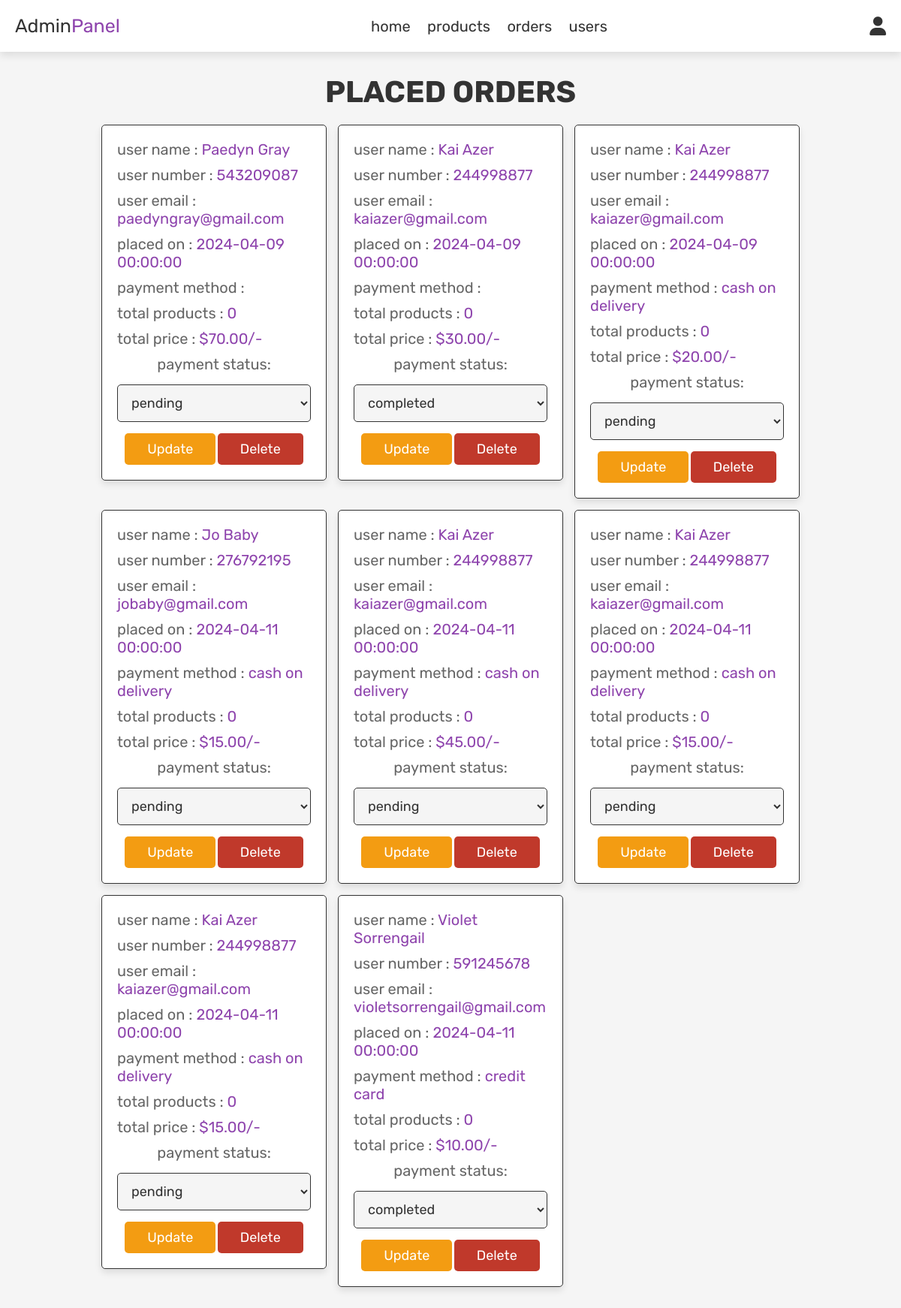
Screenshot of /admin/admin_orders.php (signed in) with the database file from the repository.
### tables this page shows
CREATE TABLE `orders` (
  `order_id` int(11) NOT NULL,
  `user_id` int(11) DEFAULT NULL,
  `total_products` int(10) NOT NULL,
  `address` varchar(300) NOT NULL,
  `order_date` timestamp NOT NULL DEFAULT current_timestamp(),
  `total_amount` decimal(10,2) NOT NULL,
  `method` varchar(200) NOT NULL,
  `payment_status` varchar(110) NOT NULL
);

CREATE TABLE `users` (
  `user_id` int(11) NOT NULL,
  `role_id` int(11) NOT NULL DEFAULT 2,
  `fname` varchar(70) NOT NULL,
  `lname` varchar(100) NOT NULL,
  `gender` varchar(8) NOT NULL,
  `pno` int(11) NOT NULL,
  `dob` date DEFAULT NULL,
  `email` varchar(100) NOT NULL,
  `password` varchar(100) NOT NULL,
  `loyalty_points` int(11) DEFAULT 0
);

### admin/admin_orders.php (the view, shortened to what this page needs)
<?php
include '../settings/connection.php';
?>
<!DOCTYPE html>
<html lang="en">
<head>
   <link rel="stylesheet" href="https://cdnjs.cloudflare.com/ajax/libs/font-awesome/6.0.0/css/all.min.css">
   <link rel="stylesheet" href="../css/admin.css">
</head>
<body>
<?php include '../admin/admin_header.php'; ?>
<section class="orders">
   <h1 class="title">placed orders</h1>
   <div class="box-container">
      <?php
      $select_orders = mysqli_query($mysqli, "SELECT orders.*, users.fname, users.lname, users.pno, users.email FROM `orders` INNER JOIN `users` ON orders.user_id = users.user_id") or die('query failed');
      if(mysqli_num_rows($select_orders) > 0){
         while($fetch_orders = mysqli_fetch_assoc($select_orders)){
      ?>
      <div class="box">
         <p> user name : <span><?php echo $fetch_orders['fname']. ' '. $fetch_orders['lname']; ?></span> </p>
         <p> user number : <span><?php echo $fetch_orders['pno']; ?></span> </p>
         <p> user email : <span><?php echo $fetch_orders['email']; ?></span> </p>
         <p> placed on : <span><?php echo $fetch_orders['order_date']; ?></span> </p>
         <p> payment method : <span><?php echo $fetch_orders['method']; ?></span> </p>
         <p> total products : <span><?php echo $fetch_orders['total_products']; ?></span> </p>
         <p> total price : <span>$<?php echo $fetch_orders['total_amount']; ?>/-</span> </p>
         <form action="" method="post">
            <p>payment status: </p>
            <select name="update_payment">
               <option value="" selected disabled><?php echo $fetch_orders['payment_status']; ?></option>
            </select>
            <input type="submit" value="update" name="update_order" class="option-btn">
            <a href="../admin/admin_orders.php?delete=<?php echo $fetch_orders['order_id']; ?>" onclick="return confirm('delete this order?');" class="delete-btn">delete</a>
         </form>
      </div>
      <?php
         }
      }else{
         echo '<p class="empty">no orders placed yet!</p>';
      }
      ?>
   </div>
</section>
</body>
</html>

### css/admin.css (style rules this page uses)
:root { --purple:#8e44ad; --red:#c0392b; --orange:#f39c12; --black:#333; --white:#fff; --light-color:#666; --light-white:#ccc; --light-bg:#f5f5f5; --border:.1rem solid var(--black); --box-shadow:0 .5rem 1rem rgba(0,0,0,.1); }
* { font-family: 'Rubik', sans-serif; margin:0; padding:0; box-sizing: border-box; outline: none; border:none; text-decoration: none; transition:all .2s linear; }
html { font-size: 62.5%; overflow-x: hidden; }
body { background-color: var(--light-bg); }
section { padding:3rem 2rem; }
.title { text-align: center; margin-bottom: 2rem; text-transform: uppercase; color:var(--black); font-size: 4rem; }
.btn, .option-btn, .delete-btn, .white-btn { display: inline-block; margin-top: 1rem; padding:1rem 3rem; cursor: pointer; color:var(--white); font-size: 1.8rem; border-radius: .5rem; text-transform: capitalize; }
.option-btn { background-color: var(--orange); }
.delete-btn { background-color: var(--red); }
.orders .box-container { display: grid; grid-template-columns: repeat(auto-fit, 30rem); justify-content: center; gap:1.5rem; max-width: 1200px; margin:0 auto; align-items: flex-start; }
.orders .box-container .box { background-color: var(--white); padding:2rem; border:var(--border); box-shadow: var(--box-shadow); border-radius: .5rem; }
.orders .box-container .box p { padding-bottom: 1rem; font-size: 2rem; color:var(--light-color); }
.orders .box-container .box p span { color:var(--purple); }
.orders .box-container .box form { text-align: center; }
.orders .box-container .box form select { border-radius: .5rem; margin:.5rem 0; width: 100%; background-color: var(--light-bg); border:var(--border); padding:1.2rem 1.4rem; font-size: 1.8rem; color:var(--black); }

### rows the page displays
orders: user.fname "Paedyn", user.lname "Gray", user.pno "543209087", user.email "paedyngray@gmail.com", order_date "2024-04-09 00:00:00", total_products "0", total_amount "70.00", update_payment "pending"
orders: user.fname "Kai", user.lname "Azer", user.pno "244998877", user.email "kaiazer@gmail.com", order_date "2024-04-09 00:00:00", total_products "0", total_amount "30.00", update_payment "completed"
orders: user.fname "Kai", user.lname "Azer", user.pno "244998877", user.email "kaiazer@gmail.com", order_date "2024-04-09 00:00:00", method "cash on delivery", total_products "0", total_amount "20.00", update_payment "pending"
orders: user.fname "Jo", user.lname "Baby", user.pno "276792195", user.email "jobaby@gmail.com", order_date "2024-04-11 00:00:00", method "cash on delivery", total_products "0", total_amount "15.00", update_payment "pending"
orders: user.fname "Kai", user.lname "Azer", user.pno "244998877", user.email "kaiazer@gmail.com", order_date "2024-04-11 00:00:00", method "cash on delivery", total_products "0", total_amount "45.00", update_payment "pending"
orders: user.fname "Kai", user.lname "Azer", user.pno "244998877", user.email "kaiazer@gmail.com", order_date "2024-04-11 00:00:00", method "cash on delivery", total_products "0", total_amount "15.00", update_payment "pending"
orders: user.fname "Kai", user.lname "Azer", user.pno "244998877", user.email "kaiazer@gmail.com", order_date "2024-04-11 00:00:00", method "cash on delivery", total_products "0", total_amount "15.00", update_payment "pending"
orders: user.fname "Violet", user.lname "Sorrengail", user.pno "591245678", user.email "violetsorrengail@gmail.com", order_date "2024-04-11 00:00:00", method "credit card", total_products "0", total_amount "10.00", update_payment "completed"
